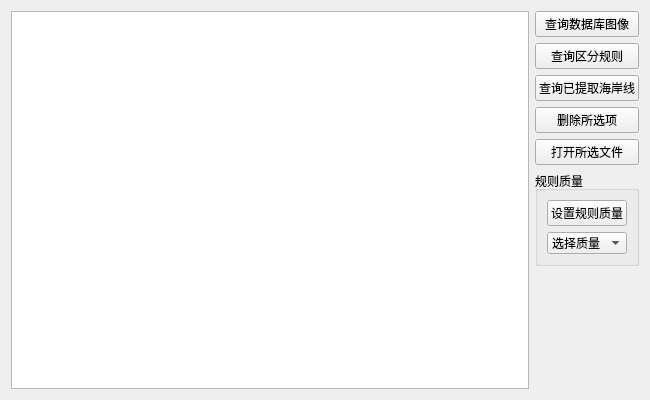
<?xml version="1.0" encoding="UTF-8"?>
<ui version="4.0">
 <class>database</class>
 <widget class="QWidget" name="database">
  <property name="geometry">
   <rect>
    <x>0</x>
    <y>0</y>
    <width>650</width>
    <height>400</height>
   </rect>
  </property>
  <property name="windowTitle">
   <string>Form</string>
  </property>
  <layout class="QGridLayout" name="gridLayout">
   <item row="2" column="1">
    <widget class="QPushButton" name="pushButton_3">
     <property name="text">
      <string>查询已提取海岸线</string>
     </property>
    </widget>
   </item>
   <item row="4" column="1">
    <widget class="QPushButton" name="pushButton_4">
     <property name="text">
      <string>打开所选文件</string>
     </property>
    </widget>
   </item>
   <item row="3" column="1">
    <widget class="QPushButton" name="pushButton_5">
     <property name="text">
      <string>删除所选项</string>
     </property>
    </widget>
   </item>
   <item row="1" column="1">
    <widget class="QPushButton" name="pushButton_2">
     <property name="text">
      <string>查询区分规则</string>
     </property>
    </widget>
   </item>
   <item row="0" column="0" rowspan="7">
    <widget class="QTableWidget" name="tableWidget"/>
   </item>
   <item row="0" column="1">
    <widget class="QPushButton" name="pushButton">
     <property name="text">
      <string>查询数据库图像</string>
     </property>
    </widget>
   </item>
   <item row="5" column="1">
    <widget class="QGroupBox" name="groupBox">
     <property name="title">
      <string>规则质量</string>
     </property>
     <layout class="QGridLayout" name="gridLayout_2">
      <item row="0" column="0">
       <widget class="QPushButton" name="pushButton_6">
        <property name="text">
         <string>设置规则质量</string>
        </property>
       </widget>
      </item>
      <item row="1" column="0">
       <widget class="QComboBox" name="comboBox">
        <item>
         <property name="text">
          <string>选择质量</string>
         </property>
        </item>
        <item>
         <property name="text">
          <string>好</string>
         </property>
        </item>
        <item>
         <property name="text">
          <string>中</string>
         </property>
        </item>
        <item>
         <property name="text">
          <string>差</string>
         </property>
        </item>
       </widget>
      </item>
     </layout>
    </widget>
   </item>
   <item row="6" column="1">
    <spacer name="verticalSpacer">
     <property name="orientation">
      <enum>Qt::Vertical</enum>
     </property>
     <property name="sizeHint" stdset="0">
      <size>
       <width>20</width>
       <height>40</height>
      </size>
     </property>
    </spacer>
   </item>
  </layout>
 </widget>
 <resources/>
 <connections/>
</ui>
